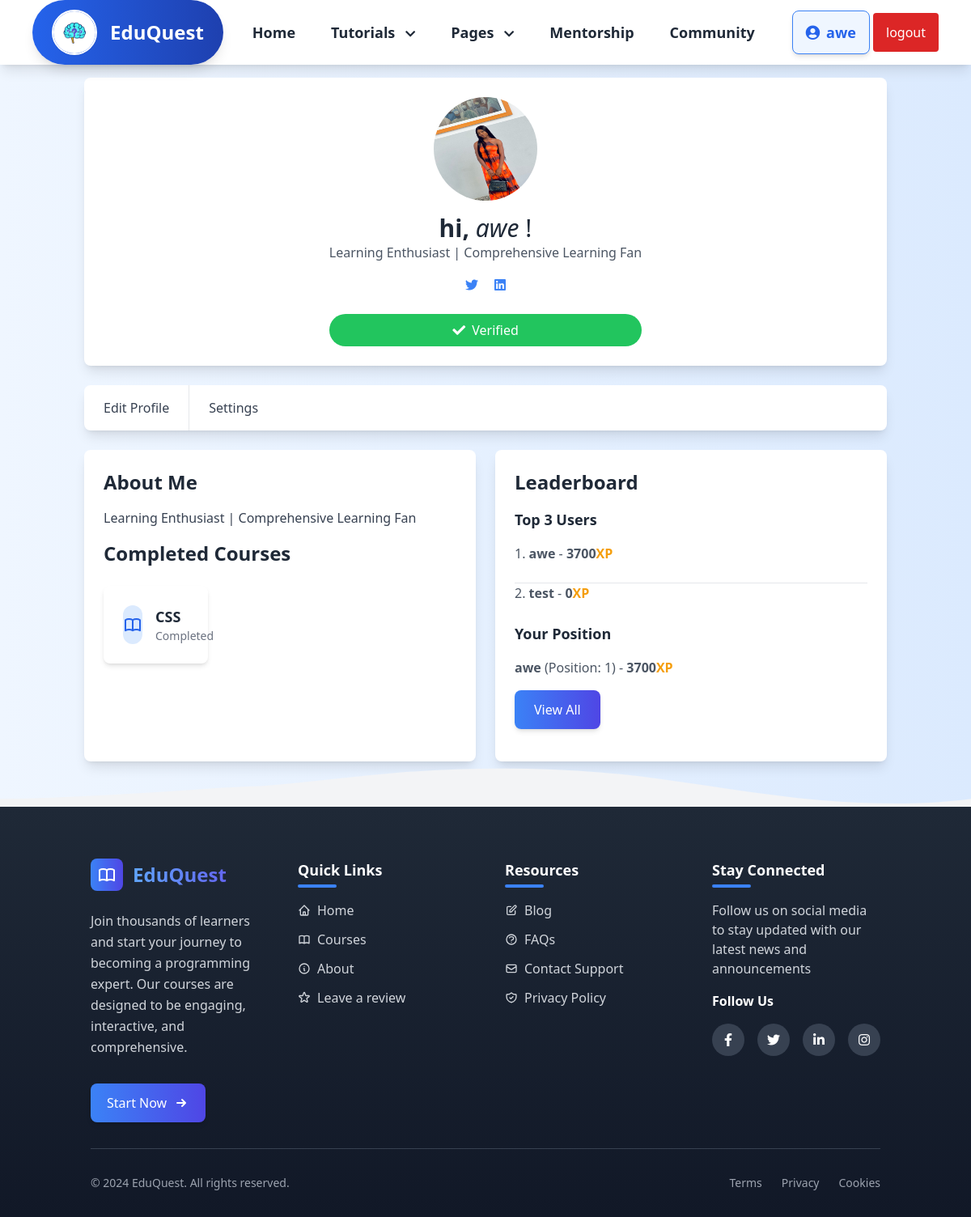
Screenshot of /profile_page.php (signed in) with the database file from the repository.
### tables this page shows
CREATE TABLE `users` (
  `id` int(100) NOT NULL,
  `user_id` varchar(30) NOT NULL,
  `username` varchar(30) NOT NULL,
  `name` varchar(50) NOT NULL,
  `email` varchar(50) NOT NULL,
  `password` varchar(255) NOT NULL,
  `bio` varchar(255) NOT NULL,
  `image_path` varchar(255) NOT NULL,
  `account_type` varchar(30) NOT NULL,
  `badge` varchar(255) NOT NULL,
  `score` int(11) NOT NULL DEFAULT 0,
  `level` int(11) DEFAULT 1,
  `completed_courses` text DEFAULT '[]',
  `fb` varchar(50) NOT NULL,
  `tw` varchar(50) NOT NULL,
  `yt` varchar(50) NOT NULL,
  `date` date DEFAULT NULL,
  `is_active` tinyint(1) DEFAULT 0,
  `signup_date` datetime DEFAULT current_timestamp()
);

CREATE TABLE `courses` (
  `id` int(11) NOT NULL,
  `name` varchar(255) NOT NULL,
  `description` text NOT NULL,
  `image` varchar(255) NOT NULL,
  `created_at` timestamp NOT NULL DEFAULT current_timestamp(),
  `is_premium` tinyint(1) DEFAULT 0
);

### assets/user_auth.php (called while the page is built)
<?php
function getUser(){
    $userId = $_SESSION['auth'];
    $query = "SELECT * from users where user_id = '$userId' LIMIT 1";
    $DB = new Database();
    $result = $DB->read($query);
    if ($result){
        $user_data = $result[0];
        return $user_data;
    }
}

### php/db.php (called while the page is built, shortened)
<?php
    class Database
    {
        private $host = "localhost";
        private $username = "root";
        private $password = "";
        private $db = "learning_app";
        function connect()
        {
            $connection = mysqli_connect($this->host,$this->username,$this->password,$this->db);
            return $connection;
        }
        function read($query)
        {
            $conn = $this->connect();
            $result = mysqli_query($conn,$query);
        if(!$result)
        {
            return false;
        }else
        {
            $data = false;
            while($row = mysqli_fetch_assoc($result))
            {
                $data[] = $row;
            }
            return $data;
        }
        }
    }

### php/submit.php (called while the page is built, shortened)
<?php
class Submit
{
    public function user_pp()
    {
        $pp = $this->pp();
        if ($pp) {
            return $pp;
        } elseif (!$pp) {
        } else {
            header("location: ./profile_Page.php");
            die;
        }
    }
    public function pp()
    {
        $query = "SELECT * FROM users";
        $DB = new Database();
        $results = $DB->read($query);
        return $results;
    }
}

### assets/leaderboard.php (called while the page is built, shortened)
<?php
$user_data = getUser();
$servername = "localhost";
$username = "root";
$password = "";
$dbname = "learning_app";
$conn = new mysqli($servername, $username, $password, $dbname);
$topUsersQuery = "SELECT username, score FROM users where account_type = 'learner' ORDER BY score DESC LIMIT 3";
$topUsersResult = $conn->query($topUsersQuery);
$user_id = $user_data["id"];
$currentUserId = $user_id;
$userPositionQuery = "
    SELECT username, score, FIND_IN_SET(score, (SELECT GROUP_CONCAT(score ORDER BY score DESC) FROM users)) AS position
    FROM users
    WHERE id = $currentUserId";
$currentUserResult = $conn->query($userPositionQuery);
?>

### profile_page.php (the view, shortened to what this page needs)
<?php
include("./assets/header_1.php");
include("./assets/leaderboard.php");
include("./php/submit.php");
$postnew = new Submit();
$pp = $postnew->user_pp();
$user_data = getUser();
$user_id = intval($user_data['id']);
$completed_courses = [];
$conn = new mysqli("localhost", "root", "", "learning_app");
$query = "SELECT c.name
          FROM user_completed_courses ucc
          JOIN courses c ON ucc.course_id = c.id
          WHERE ucc.user_id = ?";
$stmt = $conn->prepare($query);
$stmt->bind_param("i", $user_id);
$stmt->execute();
$stmt->bind_result($course_name);
while ($stmt->fetch()) {
    $completed_courses[] = $course_name;
}
?>
<!DOCTYPE html>
<html lang="en">
<head>
    <script src="https://cdn.tailwindcss.com">
    </script>
    <link href="https://cdnjs.cloudflare.com/ajax/libs/font-awesome/5.15.3/css/all.min.css" rel="stylesheet" />
</head>
<body class="bg-gradient-to-r from-blue-50 to-blue-100 font-roboto">
    <div class="container mx-auto p-4">
        <div class="bg-white shadow-lg rounded-lg p-6 flex flex-col items-center">
            <?php if ($pp != null): ?>
                <?php foreach ($pp as $pic): ?>
                    <?php if ($pic['user_id'] === $user_data['user_id']): ?>
                        <img src="pp/<?= $pic['image_path'] ?>" class="w-32 h-32 rounded-full mx-auto mb-4" alt="User Profile Image">
                    <?php endif; ?>
                <?php endforeach; ?>
            <?php endif; ?>
            <div class="text-center">
                <div class="text-3xl text-gray-800">
                    <span class="text-3xl font-bold">hi,</span>
                    <i class="font-medium"> <?= $user_data['username'] ?></i> !
                </div>
                <p class="text-gray-600">
                    <?= $user_data['bio'] ?>
                </p>
                <div class="mt-4">
                    <a class="text-blue-500 hover:underline" href="<?= $user_data['fb'] ?>">
                        <i class="fab fa-twitter"></i>
                    </a>
                    <a class="text-blue-500 hover:underline ml-4" href="<?= $user_data['fb'] ?>">
                        <i class="fab fa-linkedin"></i>
                    </a>
                </div>
                <div class="mt-6">
                    <?php if ($user_data['badge'] === 'verified'): ?>
                        <a class="bg-green-500 text-white px-6 py-2 rounded-full flex items-center justify-center transition duration-300" aria-disabled="true">
                            <i class="fas fa-check text-white mr-2"></i>
                            Verified
                        </a>
                    <?php endif; ?>
                </div>
            </div>
        </div>
        <div class="mt-6 bg-white shadow-lg rounded-lg">
            <nav class="flex flex-col md:flex-row">
                <a class="py-4 px-6 text-center text-gray-700 hover:bg-gray-200 hover:text-gray-900 border-b md:border-b-0 md:border-r cursor-pointer" onclick="openModal()">
                    Edit Profile
                </a>
                <a class="py-4 px-6 text-center text-gray-700 hover:bg-gray-200 hover:text-gray-900 cursor-pointer" onclick="openSettingsModal()">
                    Settings
                </a>
            </nav>
        </div>
        <div class="mt-6 grid grid-cols-1 md:grid-cols-2 gap-6">
            <div class="bg-white shadow-lg rounded-lg p-6">
                <h3 class="text-2xl font-bold text-gray-800 mb-4">
                    About Me
                </h3>
                <p class="text-gray-700 mb-4">
                    <?= $user_data['bio'] ?>
                </p>
                <h3 class="text-2xl font-bold text-gray-800 mb-6">
                    Completed Courses
                </h3>
                <div class="grid grid-cols-1 sm:grid-cols-2 lg:grid-cols-3 gap-6">
                    <?php if (!empty($completed_courses)): ?>
                        <?php foreach ($completed_courses as $course): ?>
                            <div class="bg-white rounded-lg shadow-md hover:shadow-lg transition-shadow duration-300 p-6">
                                <div class="flex items-center space-x-4">
                                    <div class="w-12 h-12 bg-blue-100 rounded-full flex items-center justify-center">
                                    </div>
                                    <div>
                                        <h4 class="text-lg font-semibold text-gray-800"><?= htmlspecialchars($course) ?></h4>
                                        <p class="text-sm text-gray-500">Completed</p>
                                    </div>
                                </div>
                            </div>
                        <?php endforeach; ?>
                    <?php endif; ?>
                </div>
            </div>
            <div class="bg-white shadow-lg rounded-lg p-6">
                <h3 class="text-2xl font-bold text-gray-800 mb-4">
                    Leaderboard
                </h3>
                <h6 class="text-2xl font-bold text-gray-800 mb-4 text-lg">
                    Top 3 Users
                </h6>
                <ul class="list-decimal list-inside text-gray-600 mb-4">
                    <?php if ($topUsersResult->num_rows > 0): ?>
                        <?php
                        $rowCount = 0;
                        $totalRows = $topUsersResult->num_rows;
                        ?>
                        <?php while ($row = $topUsersResult->fetch_assoc()): ?>
                            <?php $rowCount++;
                            ?>
                            <li>
                                <span class=""><b><?php echo htmlspecialchars($row['username']); ?></b></span>
                                <span class=""> - <b><?php echo htmlspecialchars($row['score']); ?><span class="text-amber-500">XP</span></b></span>
                                <br>
                                <br>
                            </li>
                            <?php if ($rowCount < $totalRows): ?>
                                <hr>
                            <?php endif; ?>
                        <?php endwhile; ?>
                    <?php else: ?>
                        <p>No users found.</p>
                    <?php endif; ?>
                    <h6 class="text-2xl font-bold text-gray-800 mb-4 text-lg">
                        Your Position
                    </h6>
                    <?php if ($currentUserResult->num_rows > 0): ?>
                        <?php while ($row = $currentUserResult->fetch_assoc()): ?>
                            <div class="user_score">
                                <span class=""><b><?php echo htmlspecialchars($row['username']); ?></b> (Position: <?php echo htmlspecialchars($row['position']); ?>)</span>
                                <span class=""> - <b><?php echo htmlspecialchars($row['score']); ?><span class="text-amber-500">XP</span></b></span>
                            </div>
                        <?php endwhile; ?>
                    <?php else: ?>
                        <p>Current user not found.</p>
                    <?php endif; ?>
                    <a href="./pages/leaderboard_page.php"
                        class="inline-block px-6 py-3 mt-4 text-white bg-gradient-to-r
                    from-blue-500 to-indigo-600 rounded-lg shadow-md hover:from-indigo-600
                    hover:to-blue-500 transition-transform transform hover:scale-105
                    focus:outline-none focus:ring-2 focus:ring-blue-400">View All</a>
                </ul>
            </div>
        </div>
    </div>
    <?php include("./assets/footer_1.php") ?>
</body>
</html>

### assets/header_1.php (shortened to what this page needs)
<?php
include("./assets/user_auth.php");
$user_data = getUser();
?>
<!DOCTYPE html>
<html lang="en">
<head>
    <script src="https://cdn.tailwindcss.com"></script>
    <link href="https://cdnjs.cloudflare.com/ajax/libs/font-awesome/5.15.3/css/all.min.css" rel="stylesheet" />
    <link href="https://cdnjs.cloudflare.com/ajax/libs/tailwindcss/2.2.19/tailwind.min.css" rel="stylesheet">
    <link href="https://cdnjs.cloudflare.com/ajax/libs/font-awesome/5.15.4/css/all.min.css" rel="stylesheet">
</head>
<body>
    <nav id="content" class="hidden bg-white shadow-lg">
        <div class="max-w-6xl mx-auto px-4">
            <div class="flex justify-between">
                <div class="flex space-x-4">
                    <div class="flex items-center justify-center">
                        <span class="flex items-center mx-auto py-3 px-6 rounded-full shadow-lg bg-gradient-to-r from-blue-600 to-blue-800">
                            <img
                                alt="EduQuest Logo"
                                class="w-14 h-14 rounded-full border-2 border-white shadow-sm"
                                src="./img/brain.jpg" />
                            <span class="ml-4 text-2xl font-bold text-white">
                                EduQuest
                            </span>
                        </span>
                    </div>
                    <div class="hidden lg:flex items-center space-x-1">
                        <a class="py-4 px-5 text-gray-800 hover:text-blue-600 transition-all duration-300 ease-in-out font-semibold text-lg" href="./dashboard.php">
                            Home
                        </a>
                        <div class="relative" id="dropdown">
                            <button onclick="toggleDropdown(event)" class="py-4 px-5 text-gray-800 hover:text-blue-600 transition-all duration-300 ease-in-out font-semibold text-lg focus:outline-none">
                                Tutorials
                                <i class="fas fa-chevron-down ml-2 text-sm"></i>
                            </button>
                        </div>
                        <div class="relative">
                            <button id="pagesDropdownButton" class="py-4 px-5 text-gray-800 hover:text-blue-600 transition-all duration-300 ease-in-out font-semibold text-lg focus:outline-none">
                                Pages
                                <i class="fas fa-chevron-down ml-2 text-sm"></i>
                            </button>
                        </div>
                        <a class="py-4 px-5 text-gray-800 hover:text-blue-600 transition-all duration-300 ease-in-out font-semibold text-lg" href="./pages/Learner_Mentor.php">
                            Mentorship
                        </a>
                        <a class="py-4 px-5 text-gray-800 hover:text-blue-600 transition-all duration-300 ease-in-out font-semibold text-lg" href="./forum/index.php">
                            Community
                        </a>
                    </div>
                </div>
                <div class="lg:flex items-center space-x-1 hidden">
                    <a href="./profile_page.php" class="flex items-center gap-4 py-3 px-4 rounded-lg shadow-md border border-blue-500 bg-blue-50 hover:bg-blue-100 hover:shadow-lg transition-all duration-300 ease-in-out space-x-3">
                        <span class="text-lg font-semibold text-blue-600 hover:text-blue-800">
                            <i class="fas fa-user-circle text-gray pe-2"></i><?= $user_data['username'] ?>
                        </span>
                    </a>
                    <a class="py-3 px-4 bg-red-600 text-white rounded hover:bg-red-500" href="./logout.php">
                        logout
                    </a>
                </div>
            </div>
        </div>
    </nav>
</body>
</html>

### rows the page displays
users: username "awe", image_path (picture), bio "Learning Enthusiast | Comprehensive Learning Fan", score "3700", position "1"
courses: name "CSS"
users: username "test", score "0"
